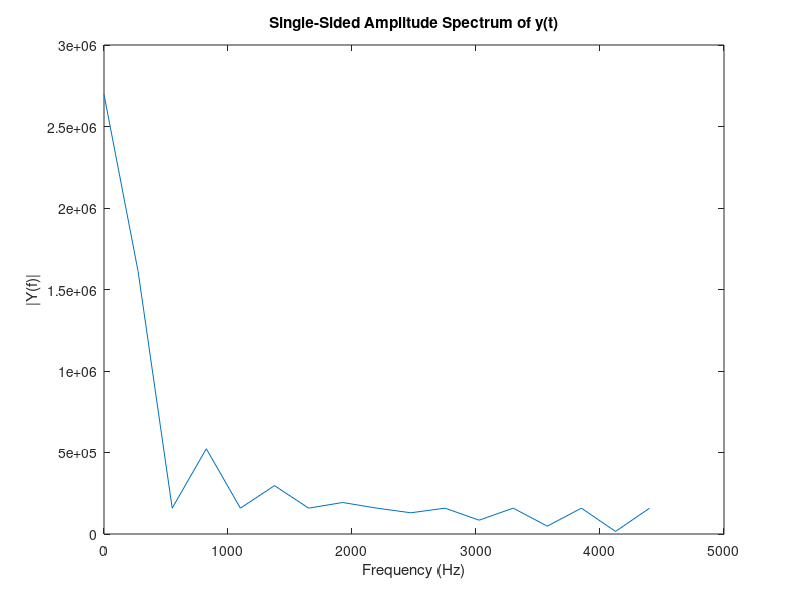

Recreate this plot in MATLAB.

hx=[
1348408,
1348408,
1348408,
1348408,
1348408,
1348408,
1348408,
1348408,
1348408,
1348408,
1348408,
1348408,
1348408,
1348408,
1348408,
1348408,
1348408    
];
L= length(hx);
Fs=8800;

NFFT = 2^nextpow2(L); % Next power of 2 from length of y
Y = fft(hx,NFFT)/L;
f = Fs/2*linspace(0,1,NFFT/2+1);

% Plot single-sided amplitude spectrum.
plot(f,2*abs(Y(1:NFFT/2+1))) 
title('Single-Sided Amplitude Spectrum of y(t)')
xlabel('Frequency (Hz)')
ylabel('|Y(f)|')
